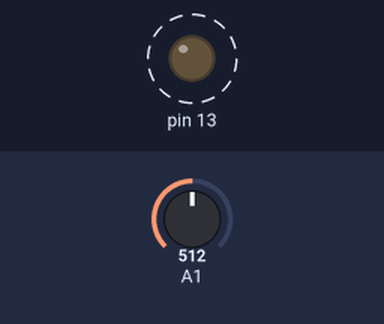
The sketch below on a simulated Arduino Uno, built with avr-gcc and run on an emulated ATmega328P. Shown: output pins drawn as LEDs (lit = HIGH). Dashed ring = blinking. The inputs (shaded band) are chosen by the test bench; at power-on: A1 = 512. What the sketch prints to the serial monitor is not drawn.

Above: at 0.2 s.
Timing chart, 0 to 3.0 s (numbered marks = the images above):
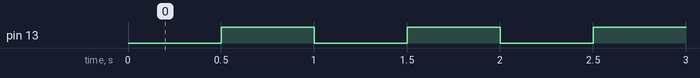

The sketch:

inlandProject15.ino
```cpp
float nums = 0;

void setup() {
  // put your setup code here, to run once:
  Serial.begin(9600);
  pinMode(A1, INPUT);
  pinMode(13, OUTPUT);

}

void loop() {
  // put your main code here, to run repeatedly:
  float meter = analogRead(A1);
   delay(500);
   Serial.println(meter);
   digitalWrite(13, HIGH);
   delay(500);
   digitalWrite(13, LOW);


}
```

Measured:
- by itself, pin 13: alternates HIGH for 0.50 s and LOW for 0.50 s
